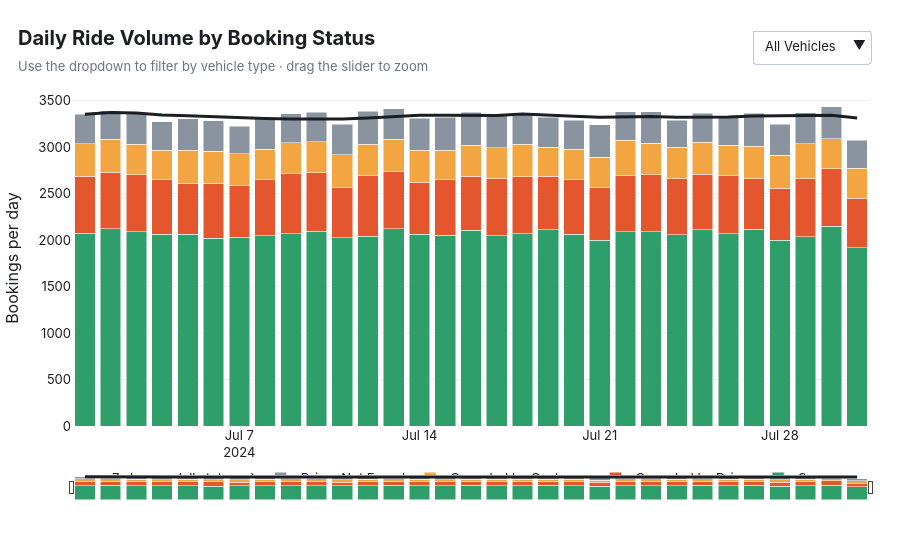

The notebook cell this image was saved under:
### Markdown cell above
## Step 5 · Overall View — Volume & Booking Status
**Q1 Ride volume over time · Q2 Booking-status breakdown** (+ demand patterns by hour/weekday)

### Code cell
# Interactive daily volume: filter by vehicle type with the dropdown, zoom with the range slider
def daily_counts(d):
    return d.groupby(["Booking_Date", "Booking_Status"]).size().unstack(fill_value=0).reindex(columns=STATUS_ORDER, fill_value=0)

options = ["All Vehicles"] + VEHICLES
fig = go.Figure()
for i, opt in enumerate(options):
    d = df if opt == "All Vehicles" else df[df["Vehicle_Type"] == opt]
    t = daily_counts(d)
    for s in STATUS_ORDER:
        fig.add_trace(go.Bar(x=t.index, y=t[s], name=s, marker_color=STATUS_COLORS[s], visible=(i == 0),
                             hovertemplate="%{x|%d %b}<br>" + s + ": %{y:,}<extra></extra>"))
    fig.add_trace(go.Scatter(x=t.index, y=t.sum(axis=1).rolling(7, min_periods=1).mean(), name="7-day avg (all statuses)",
                             line=dict(color=INK, width=3), visible=(i == 0)))
n = len(STATUS_ORDER) + 1
fig.update_layout(barmode="stack",
    updatemenus=[dict(type="dropdown", x=1.0, xanchor="right", y=1.18, buttons=[
        dict(label=o, method="update", args=[{"visible": [j // n == k for j in range(len(options) * n)]}]) for k, o in enumerate(options)])],
    xaxis=dict(rangeslider=dict(visible=True, thickness=0.06)), yaxis_title="Bookings per day")
show(fig, "Daily Ride Volume by Booking Status", "Use the dropdown to filter by vehicle type · drag the slider to zoom", height=560)
daily_total = df.groupby("Booking_Date").size()
insight(f"Demand is very stable: **{daily_total.mean():,.0f} bookings/day** on average (min {daily_total.min():,}, max {daily_total.max():,}; "
        f"coefficient of variation {daily_total.std()/daily_total.mean()*100:.1f}%). No growth/decline trend in the month - volume is supply- and conversion-driven, not demand-spiky.")
